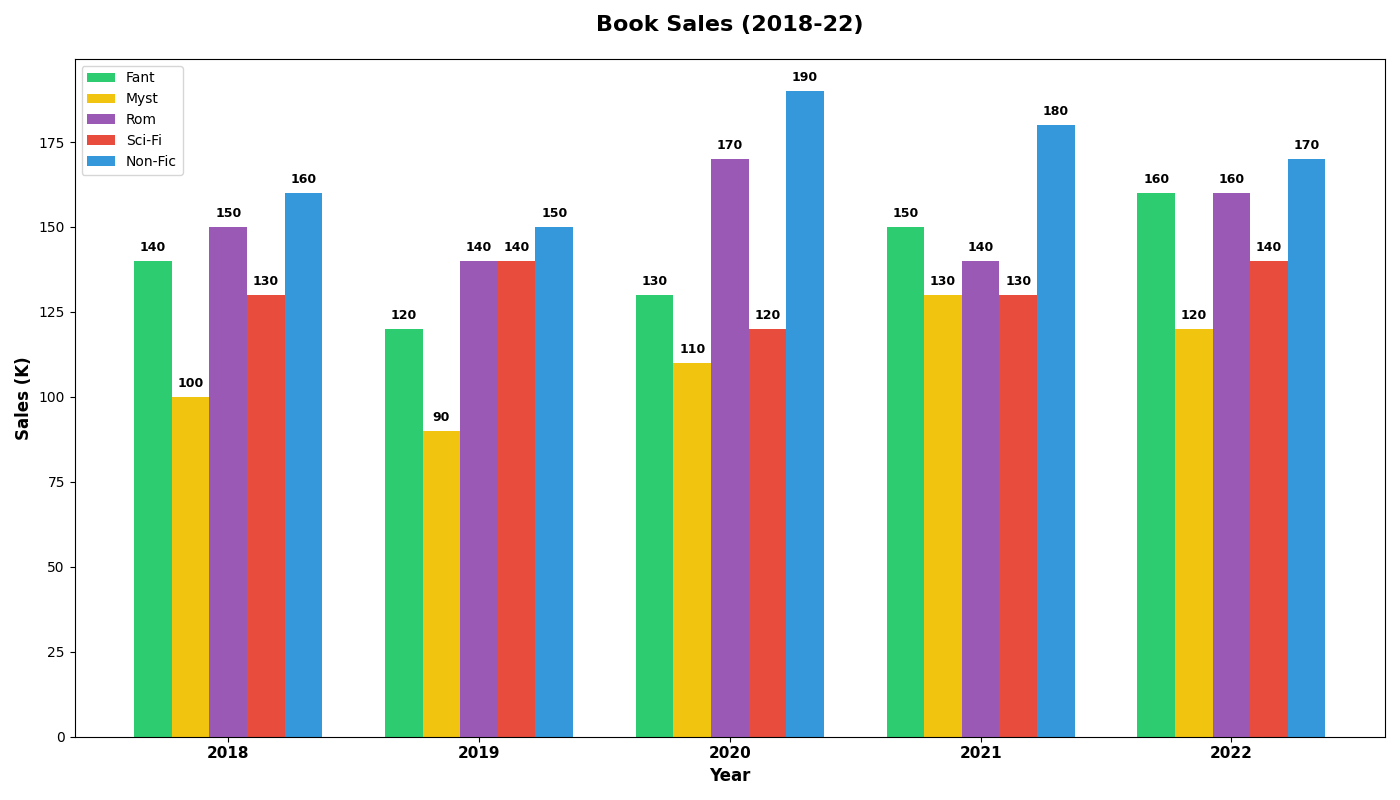

The script that drew this image:
import matplotlib.pyplot as plt
import numpy as np

years = ["2018", "2019", "2020", "2021", "2022"]
genres = ["Fant", "Myst", "Rom", "Sci-Fi", "Non-Fic"]

data = np.array([
    [140, 100, 150, 130, 160],  
    [120, 90, 140, 140, 150],   
    [130, 110, 170, 120, 190],  
    [150, 130, 140, 130, 180],  
    [160, 120, 160, 140, 170]
])

colors = ['#2ecc71', '#f1c40f', '#9b59b6', '#e74c3c', '#3498db']

fig, ax = plt.subplots(figsize=(14, 8))

bar_width = 0.15
indices = np.arange(len(years))

for i in range(len(genres)):
    ax.bar(indices + i * bar_width, data[:, i], bar_width, color=colors[i], label=genres[i])

ax.set_xlabel('Year', fontsize=12, weight='bold')
ax.set_ylabel('Sales (K)', fontsize=12, weight='bold')
ax.set_title('Book Sales (2018-22)', fontsize=16, weight='bold', pad=20)
ax.set_xticks(indices + bar_width * (len(genres) - 1) / 2)
ax.set_xticklabels(years, fontsize=11, weight='bold')

for i, genre_sales in enumerate(data.T):
    for j, sales in enumerate(genre_sales):
        ax.text(indices[j] + i * bar_width, sales + 2, f'{sales}', ha='center', va='bottom', fontsize=9, weight='bold')

ax.legend()

plt.tight_layout()
plt.show()
